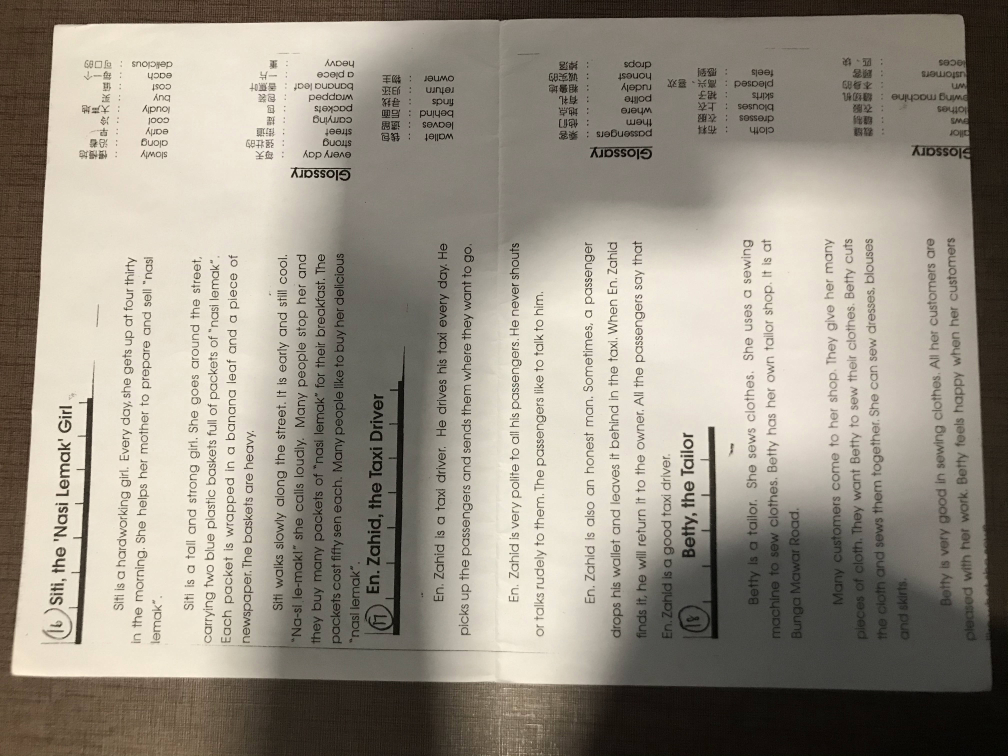
#> input picture Computer Vision/Test data/ai.jpg, 4032 x 3024 px (shown at 1/4 size)
$ python main.py
#> lines starting #> are read from the running program, lines starting #| are printed output that depends on the picture; after the words box and inside, x2 and y2 are one past the last pixel; in counts of white or black regions, pixels touching at a corner belong together
import numpy as np
import cv2 as cv
from matplotlib import pyplot as pt
import os

#to ensure that the image has odd number of size
def oddSize(img):
    [row,col] = img.shape
    if row % 2 == 0:
        img = cv.copyMakeBorder(img, 0, 1, 0, 0, cv.BORDER_REPLICATE)
    if col % 2 == 0:
        img = cv.copyMakeBorder(img, 0, 0, 0, 1, cv.BORDER_REPLICATE)
    return img

#to change binary image 0/1 to 0/255
def changeBin(img):
    img[img > 0] = 255
    return img


#prompt user input for location of the image
print("\nPlease enter full path of the image that needed to be processed: \nExample: C:\\folder\\nestedFolder\\image.jpg")
img = input("Full path (or enter '-1' to exit): ")
#> the answer given: Test data/ai.jpg


if os.path.isfile(img.replace('\\', '/')):
    print("\nImage processing... This can take awhile...")
    img = cv.imread(img, 1)
#> img is the input picture: shape (3024, 4032, 3); mean B, G, R 133.1, 145.2, 152.1
    imgGray = cv.cvtColor(img, cv.COLOR_BGR2GRAY)

    #resize image for shorter processing time
    [row,col] = imgGray.shape
#> row = 3024; col = 4032
    resizedVal = max(row // 1000, col // 1000, 1)
#> resizedVal = 4
    imgResized = cv.resize(imgGray, (int(col / resizedVal), int(row / resizedVal)))
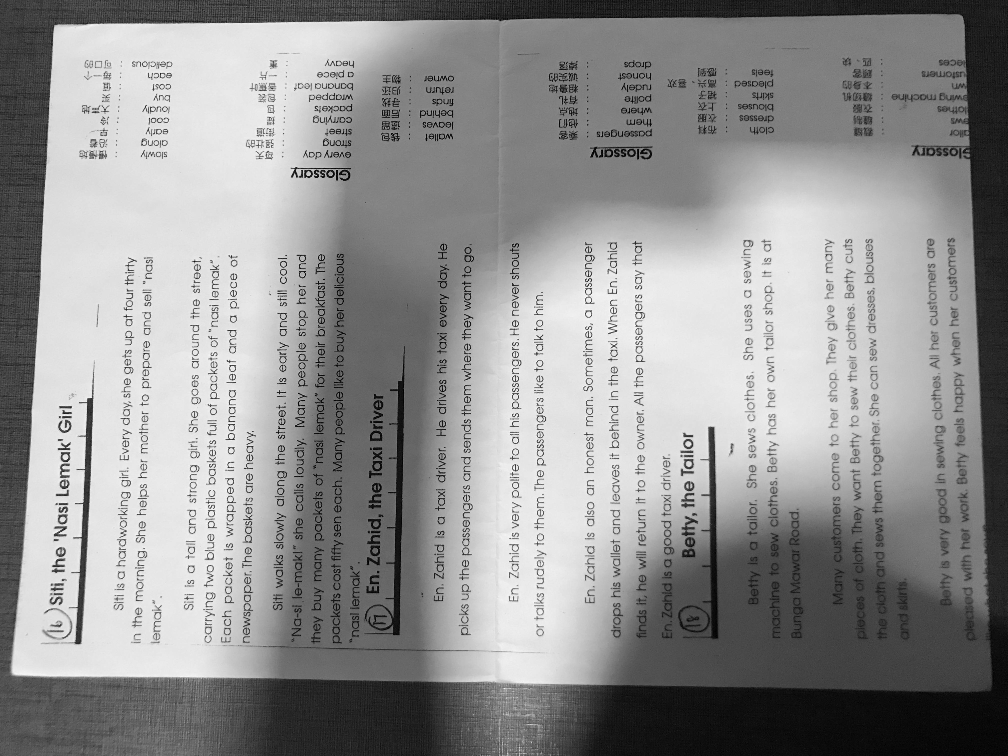
#> imgResized: shape (756, 1008); min 0, max 252, mean 146
    imgResized = oddSize(imgResized)

    #remove noise on image
    [row,col] = imgResized.shape
#> row = 757; col = 1009
    imgGrayBlur = cv.GaussianBlur(imgResized, (row,col), 1, borderType=cv.BORDER_DEFAULT)

    #detect edges
    imgGrayMedian = np.median(imgGrayBlur)
#> imgGrayMedian = 138
    minVal = 0.5 * imgGrayMedian
#> minVal = 69
    maxVal = 1.5 * imgGrayMedian
#> maxVal = 207
    edges = cv.Canny(imgGrayBlur, minVal, maxVal)
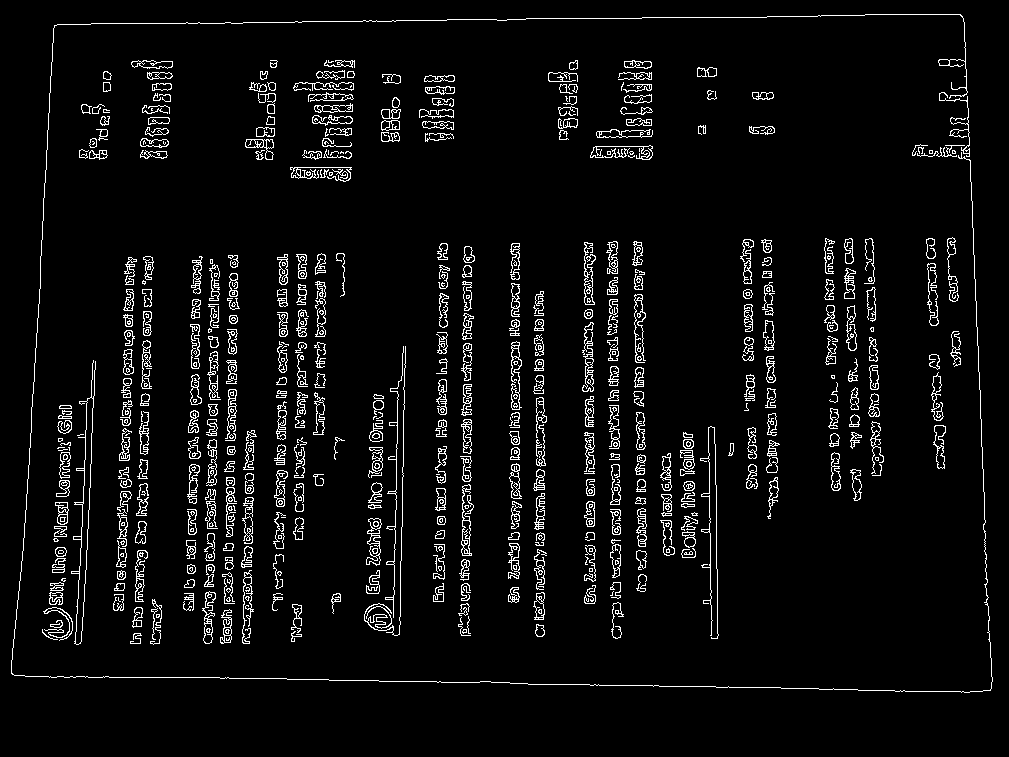
#> edges: shape (757, 1009); 5.2% white in thin lines or dots, all inside (x1, y1, x2, y2) = (11, 14, 993, 693)

    #find contours
    contours,_ = cv.findContours(edges, cv.RETR_EXTERNAL, cv.CHAIN_APPROX_SIMPLE)
#> contours = 559 contours, 283 with area under 20; largest, box (x1, y1, x2, y2) and area: (71, 360, 96, 645) 1594, (461, 484, 474, 556) 328, (582, 322, 594, 392) 286, (511, 341, 522, 410) 272, (245, 139, 274, 160) 272

    #combine all coordinates of contours to find corners of the document
    contoursCctn = contours[0].copy()
#> contoursCctn = contour of 30 points, box (x1, y1, x2, y2) (130, 633, 142, 644), area 6
    for i in range(1,len(contours)):
        contoursCctn = np.concatenate((contoursCctn,contours[i]))
#> after the loop, contoursCctn = contour of 22692 points, box (x1, y1, x2, y2) (11, 14, 993, 693), area 24133

    SUM = np.sum(contoursCctn, axis=2)
    topLeft = contoursCctn[np.argmin(SUM)][0] * resizedVal
#> topLeft = [216, 100]
    bottomRight = contoursCctn[np.argmax(SUM)][0] * resizedVal
#> bottomRight = [3960, 2760]
    DIFF = np.diff(contoursCctn, axis=2)
    topRight = contoursCctn[np.argmin(DIFF)][0] * resizedVal
#> topRight = [3848, 64]
    bottomLeft = contoursCctn[np.argmax(DIFF)][0] * resizedVal
#> bottomLeft = [44, 2692]

    #calculate width and height of the document
    width = int(max(np.sqrt((topLeft[0] - topRight[0]) ** 2 + (topLeft[1] - topRight[1]) ** 2),
                np.sqrt((bottomLeft[0] - bottomRight[0]) ** 2 + (bottomLeft[1] - bottomRight[1]) ** 2))) - 1
#> width = 3915
    height = int(max(np.sqrt((topLeft[0] - bottomLeft[0]) ** 2 + (topLeft[1] - bottomLeft[1]) ** 2),
                np.sqrt((topRight[0] - bottomRight[0]) ** 2 + (topRight[1] - bottomRight[1]) ** 2))) - 1
#> height = 2697

    #perform perspective transform
    imgCorners = np.float32([topLeft, bottomLeft, topRight, bottomRight])
#> imgCorners = [[216, 100], [44, 2692], [3848, 64], [3960, 2760]]
    imgCornersTrans = np.float32([[0, 0], [0, height], [width, 0], [width, height]])
#> imgCornersTrans = [[0, 0], [0, 2697], [3915, 0], [3915, 2697]]
    transformationMatrix = cv.getPerspectiveTransform(imgCorners, imgCornersTrans)
#> transformationMatrix = [[1.13, 0.0747, -250.7], [0.0112, 1.13, -115.2], [1.09e-05, 3.06e-05, 1]]
    transformedImg = cv.warpPerspective(img, transformationMatrix, (width + 1, height + 1))
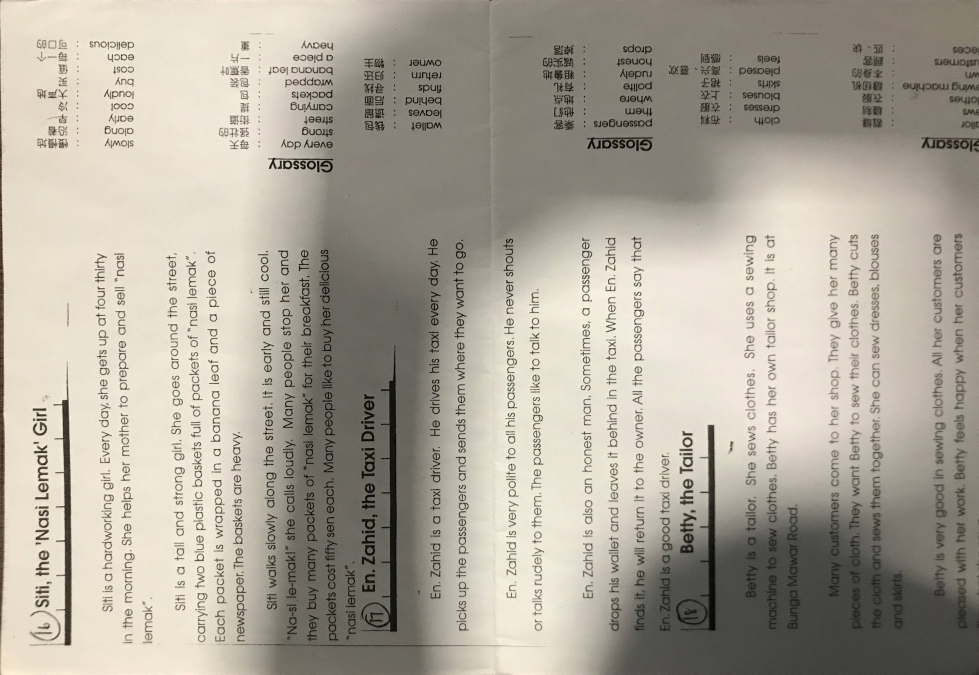
#> transformedImg: shape (2698, 3916, 3) (shown at 1/4 size); mean B, G, R 154.8, 167.1, 173.3

    transformedImgGray = cv.cvtColor(transformedImg, cv.COLOR_BGR2GRAY)
    transformedImgGray = oddSize(transformedImgGray)
#> in oddSize (call 2), `img = cv.copyMakeBorder(img, 0, 0, 0, 1, cv.BORDER_REPLICATE)`:
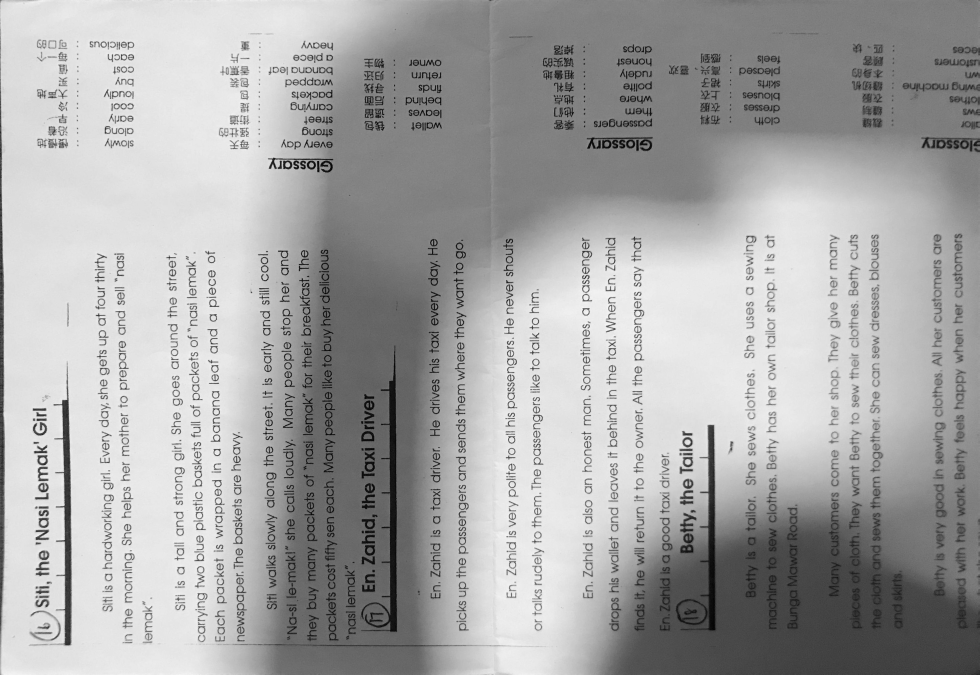
#> img: shape (2699, 3917) (shown at 1/4 size); min 0, max 253, mean 167.4
    [nrow,ncol] = transformedImgGray.shape
#> nrow = 2699; ncol = 3917

    #perform histogram equalization to increase contrast of document
    transformedImgEq = cv.equalizeHist(transformedImgGray)
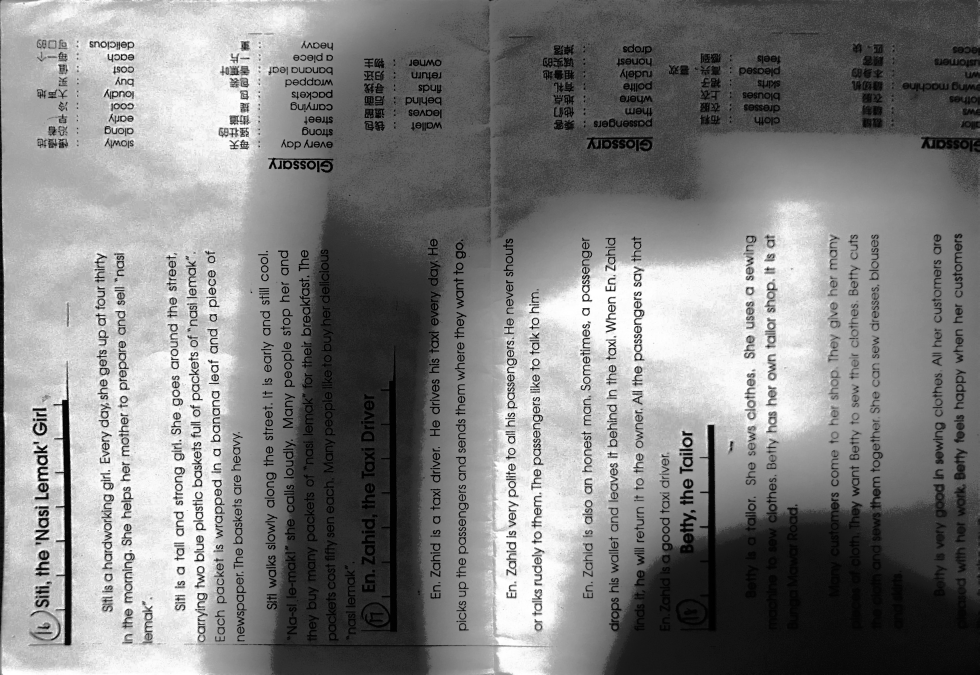
#> transformedImgEq: shape (2699, 3917) (shown at 1/4 size); min 0, max 255, mean 129

    #remove noise on the document
    imgGrayBlur = cv.GaussianBlur(transformedImgGray, (row,col), 3, borderType=cv.BORDER_DEFAULT)
#> imgGrayBlur: shape (2699, 3917)
    #perform adaptive thresholding and turn image into binary image
    transformedImgBin = cv.adaptiveThreshold(imgGrayBlur, 1, cv.ADAPTIVE_THRESH_MEAN_C, cv.THRESH_BINARY, 9, 2)
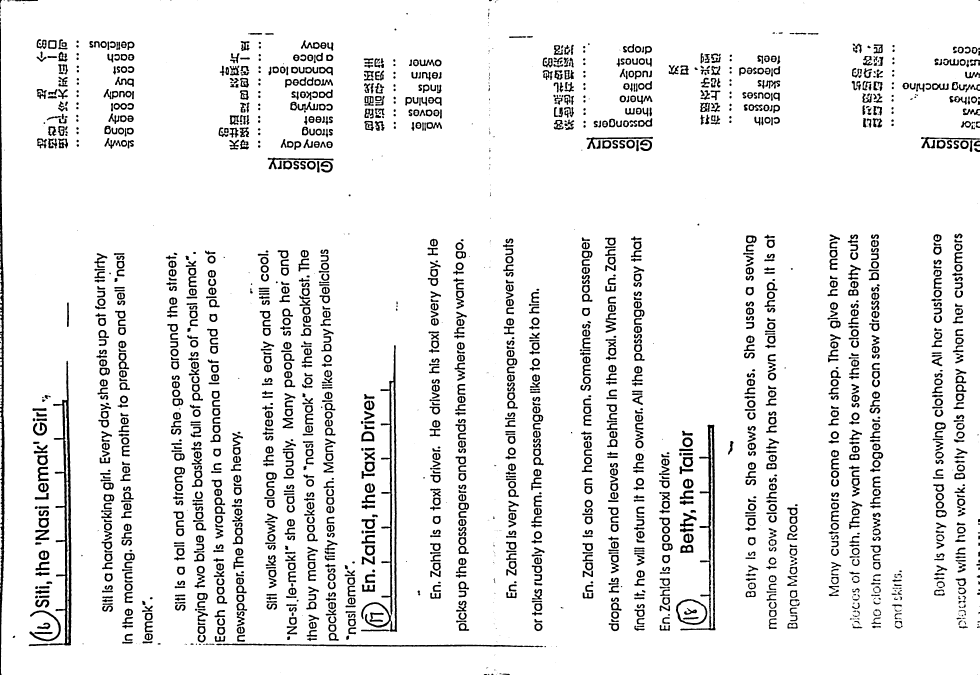
#> transformedImgBin: shape (2699, 3917) (shown at 1/4 size); values 0 (black) and 1 (white), 92.1% white; 2265 black regions (316 under 20 px), largest, box (x1, y1, x2, y2) and area: (115, 1443, 286, 2585) 21630, (0, 88, 19, 2699) 20925, (1444, 1380, 1589, 2528) 19937

    transformedImgRGB = cv.cvtColor(transformedImg, cv.COLOR_BGR2RGB)
    pt.figure()
    pt.title("Coloured Image - 1")
    pt.imshow(transformedImgRGB)
    pt.figure()
    pt.title("Binary Image - 2")
    pt.imshow(transformedImgBin, cmap='gray')
    pt.figure()
    pt.title("Grayscale Image - 3")
    pt.imshow(transformedImgEq, cmap='gray')
    pt.show()

    pt.pause(5)
    imgChosen = {'1': transformedImg, '2': changeBin(transformedImgBin), '3': transformedImgEq}
    userImg = input("\nPlease enter number for desired image to save (1, 2, 3): ")
#> the answer given: out.png
    while userImg not in imgChosen:
        print("\nInvalid option")
#> (the run stopped early here; a loop or call above may not have finished)
